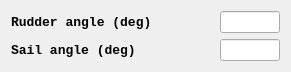
       <widget class="QWidget" name="layoutWidget">
        <property name="geometry">
         <rect>
          <x>20</x>
          <y>720</y>
          <width>291</width>
          <height>61</height>
         </rect>
        </property>
        <layout class="QGridLayout" name="gridLayout_2">
         <item row="0" column="0">
          <widget class="QLabel" name="label_76">
           <property name="font">
            <font>
             <family>Monospace</family>
             <pointsize>10</pointsize>
             <weight>75</weight>
             <italic>false</italic>
             <bold>true</bold>
            </font>
           </property>
           <property name="text">
            <string>Rudder angle (deg)</string>
           </property>
           <property name="alignment">
            <set>Qt::AlignLeading|Qt::AlignLeft|Qt::AlignVCenter</set>
           </property>
          </widget>
         </item>
         <item row="0" column="1">
          <widget class="QLineEdit" name="txtRudderAngle">
           <property name="enabled">
            <bool>true</bool>
           </property>
           <property name="maximumSize">
            <size>
             <width>60</width>
             <height>16777215</height>
            </size>
           </property>
           <property name="text">
            <string/>
           </property>
           <property name="readOnly">
            <bool>true</bool>
           </property>
          </widget>
         </item>
         <item row="1" column="0">
          <widget class="QLabel" name="label_77">
           <property name="font">
            <font>
             <family>Monospace</family>
             <pointsize>10</pointsize>
             <weight>75</weight>
             <italic>false</italic>
             <bold>true</bold>
            </font>
           </property>
           <property name="text">
            <string>Sail angle (deg)</string>
           </property>
           <property name="alignment">
            <set>Qt::AlignLeading|Qt::AlignLeft|Qt::AlignVCenter</set>
           </property>
          </widget>
         </item>
         <item row="1" column="1">
          <widget class="QLineEdit" name="txtSailAngle">
           <property name="enabled">
            <bool>true</bool>
           </property>
           <property name="maximumSize">
            <size>
             <width>60</width>
             <height>16777215</height>
            </size>
           </property>
           <property name="text">
            <string/>
           </property>
           <property name="readOnly">
            <bool>true</bool>
           </property>
          </widget>
         </item>
        </layout>
       </widget>
